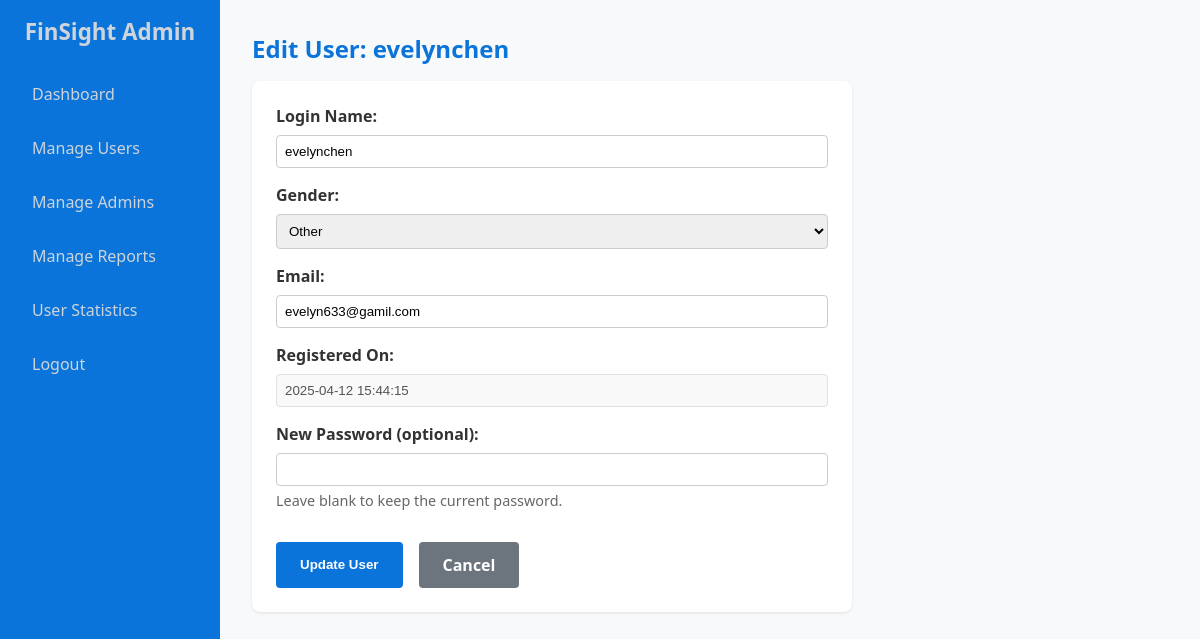
/admin_edit_user.php?id=14 (signed in), run on the app's committed database.
### tables this page shows
CREATE TABLE `user_file` (
  `User_ID` int(11) NOT NULL,
  `User_Login_Name` varchar(50) NOT NULL,
  `Password` varchar(255) NOT NULL,
  `Real_Name` varchar(50) NOT NULL,
  `Gender` varchar(20) DEFAULT NULL,
  `Email` varchar(200) DEFAULT NULL,
  `Add_Time` datetime NOT NULL
);

### admin_edit_user.php (the view, shortened to what this page needs)
<?php
require_once 'admin_header.php';
require_once 'admin_db_connect.php';
$user_id = filter_input(INPUT_GET, 'id', FILTER_VALIDATE_INT);
$user = null;
$query = "SELECT User_ID, User_Login_Name, Gender, Email, Add_Time
          FROM user_file WHERE User_ID = ?";
$stmt_fetch = $conn->prepare($query);
if ($stmt_fetch) {
    $stmt_fetch->bind_param("i", $user_id);
    $stmt_fetch->execute();
    $result = $stmt_fetch->get_result();
    if ($result && $result->num_rows === 1) {
        $user = $result->fetch_assoc();
    } else {
        $message = "User not found.";
        $message_type = 'error';
    }
} else {
    $message = "Error fetching user data: " . $conn->error;
    $message_type = 'error';
}
?>
<h1 style="font-size:1.5rem; margin-bottom:1rem;">
  Edit User:
  <span style="color:#0A74DA;">
    <?php echo $user ? htmlspecialchars($user['User_Login_Name']) : 'Not Found'; ?>
  </span>
</h1>
<?php if ($user): ?>
<div style="
    background-color:#fff;
    padding:1.5rem;
    border-radius:8px;
    max-width:600px;
    box-shadow:0 1px 3px rgba(0,0,0,0.1);
    margin-bottom:2rem;
">
    <form action="admin_edit_user.php?id=<?php echo $user_id; ?>" method="POST" style="display:flex; flex-direction:column; gap:1rem;">
        <div>
            <label for="login_name" style="font-weight:600; margin-bottom:0.5rem; display:block;">
                Login Name:
            </label>
            <input
                type="text"
                id="login_name"
                name="login_name"
                value="<?php echo htmlspecialchars($user['User_Login_Name']); ?>"
                required
                style="width:100%; padding:0.5rem; border:1px solid #ccc; border-radius:4px;"
            >
        </div>
        <div>
            <label for="gender" style="font-weight:600; margin-bottom:0.5rem; display:block;">
                Gender:
            </label>
            <select id="gender" name="gender" required style="width:100%; padding:0.5rem; border:1px solid #ccc; border-radius:4px;">
                <option value="Other" <?php echo ($user['Gender'] === 'Other') ? 'selected' : ''; ?>>Other</option>
            </select>
    </div>
        <div>
            <label for="email" style="font-weight:600; margin-bottom:0.5rem; display:block;">
                Email:
            </label>
            <input
                type="email"
                id="email"
                name="email"
                value="<?php echo htmlspecialchars($user['Email']); ?>"
                required
                style="width:100%; padding:0.5rem; border:1px solid #ccc; border-radius:4px;"
            >
        </div>
        <div>
            <label style="font-weight:600; margin-bottom:0.5rem; display:block;">
                Registered On:
            </label>
            <input
                type="text"
                value="<?php echo htmlspecialchars($user['Add_Time']); ?>"
                disabled
                style="width:100%; padding:0.5rem; border:1px solid #e0e0e0; background:#f9f9f9; border-radius:4px;"
            >
        </div>
        <div>
            <label for="new_password" style="font-weight:600; margin-bottom:0.5rem; display:block;">
                New Password (optional):
            </label>
            <input
                type="password"
                id="new_password"
                name="new_password"
                style="width:100%; padding:0.5rem; border:1px solid #ccc; border-radius:4px;"
            >
            <p style="margin-top:0.3rem; font-size:0.9rem; color:#666;">
                Leave blank to keep the current password.
            </p>
        </div>
        <div style="display:flex; gap:1rem; margin-top:1rem;">
            <button
                type="submit"
                name="update_user"
                style="
                    padding:0.75rem 1.5rem;
                    background-color:#0A74DA;
                    color:#fff;
                    border:none;
                    border-radius:4px;
                    cursor:pointer;
                    font-weight:600;
                "
            >
                Update User
            </button>
            <a
                href="admin_manage_users.php"
                style="
                    padding:0.75rem 1.5rem;
                    background-color:#6c757d;
                    color:#fff;
                    text-decoration:none;
                    border-radius:4px;
                    display:inline-block;
                    font-weight:600;
                "
            >
                Cancel
            </a>
        </div>
    </form>
</div>
<?php else: ?>
    <p>User data could not be loaded.</p>
    <a href="admin_manage_users.php">Back to User List</a>
<?php endif; ?>
<?php require_once 'admin_footer.php'; ?>

### admin_style.css (style rules this page uses)
* { margin: 0; padding: 0; box-sizing: border-box; }
body { font-family: "Segoe UI", Tahoma, Geneva, Verdana, sans-serif; color: #333; background-color: #f8f9fa; display: flex; flex-direction: column; min-height: 100vh; }
.admin-content h1, .admin-content h2 { color: #0A74DA; margin-bottom: 1.5rem; }

### data on the page
user_file: User_Login_Name "evelynchen", login_name "evelynchen", gender "Other", email "evelyn633@gamil.com", Add_Time "2025-04-12 15:44:15"
